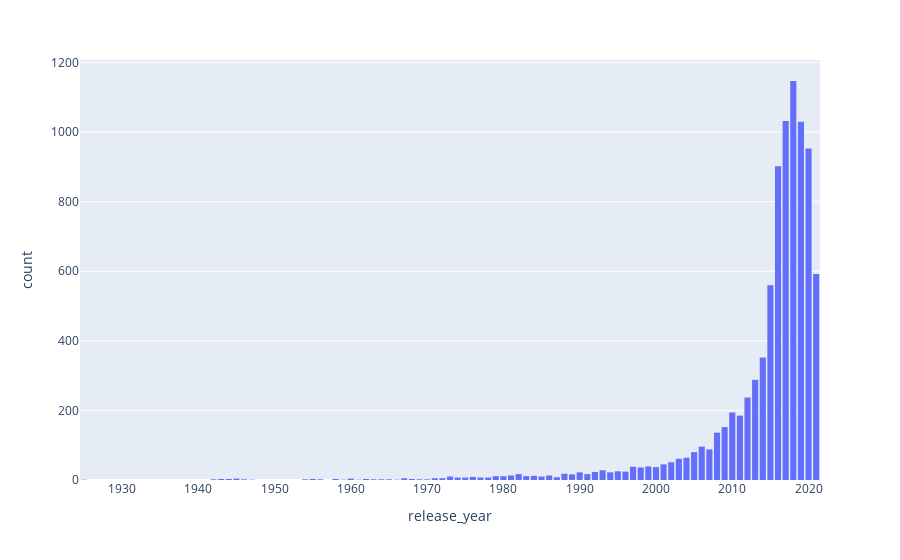

Write notebook code for a chart like this one.
### Code cell
fig = px.histogram(data_import, x="release_year")
fig.update_layout(bargap=0.2)
fig

### Figure 1 — Plotly figure (JSON) as saved in the notebook; plotly's stock layout.template omitted (floating-point values rounded to 4 significant figures; data arrays with more than 128 entries replaced by an {"elided": "..."} marker saying what was removed)
{"data": [{"alignmentgroup": "True", "bingroup": "x", "hovertemplate": "release_year=%{x}<br>count=%{y}<extra></extra>", "legendgroup": "", "marker": {"color": "#636efa", "pattern": {"shape": ""}}, "name": "", "offsetgroup": "", "orientation": "v", "showlegend": false, "type": "histogram", "x": {"elided": "8807 int values"}, "xaxis": "x", "yaxis": "y"}], "layout": {"bargap": 0.2, "barmode": "relative", "legend": {"tracegroupgap": 0}, "margin": {"t": 60}, "xaxis": {"anchor": "y", "domain": [0, 1], "title": {"text": "release_year"}}, "yaxis": {"anchor": "x", "domain": [0, 1], "title": {"text": "count"}}}}
